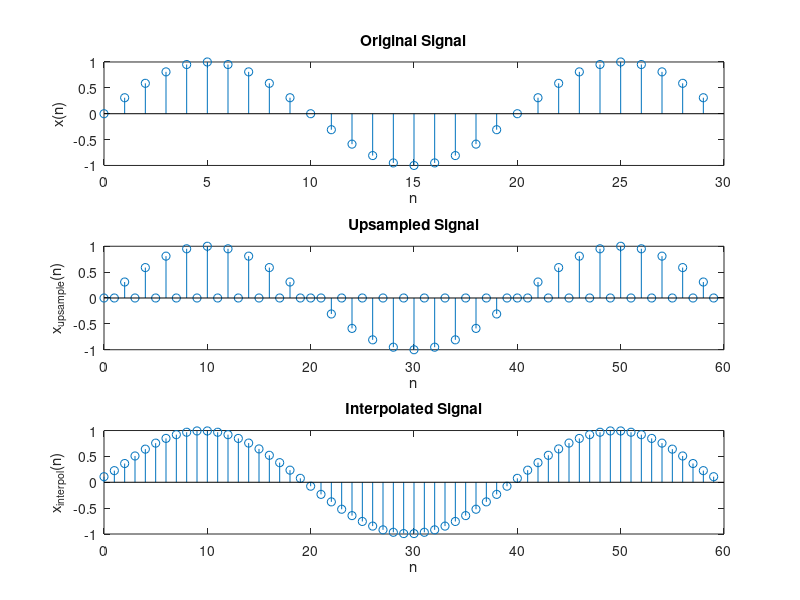

The MATLAB script that drew this image:
N=30;
f=0.05;
n=0:N-1;
x=sin(2*pi*f*n);
%Interpolation by factor of I=2  
I=2;
x_upsample=upsample(x,I);
x_interpol=interp(x,I);
figure('name','Interpolation by factor I=2','NumberTitle','off');
subplot(3,1,1);
stem(n,x);
xlabel('n');
ylabel('x(n)');
title('Original Signal');
subplot(3,1,2);
stem(0:N*I-1,x_upsample);
xlabel('n');
ylabel('x_{upsample}(n)');
title('Upsampled Signal');
subplot(3,1,3);
stem(0:N*I-1,x_interpol);
xlabel('n');
ylabel('x_{interpol}(n)');
title('Interpolated Signal');